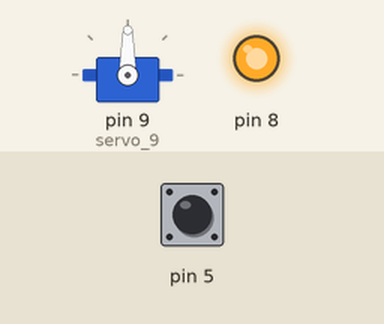
Simulated run of this sketch. Board: Arduino Uno, built with avr-gcc and run on an emulated ATmega328P. Parts: servo, output pins drawn as LEDs (lit = HIGH). The test bench sets the inputs (shaded band); at power-on: pin 5 HIGH.

Above: at 1.2 s.
1.3 s: pin 5 driven LOW
At 1.45 s:
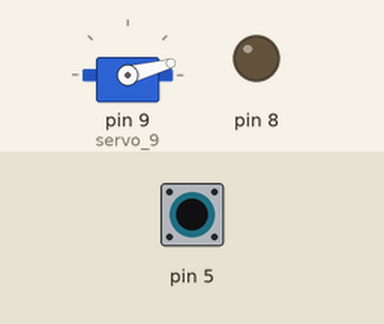
4.3 s: pin 5 driven HIGH
At 6.1 s:
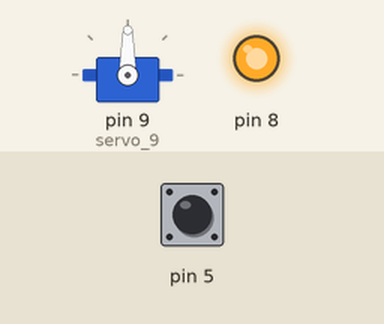
6.4 s: pin 5 driven LOW
At 6.85 s:
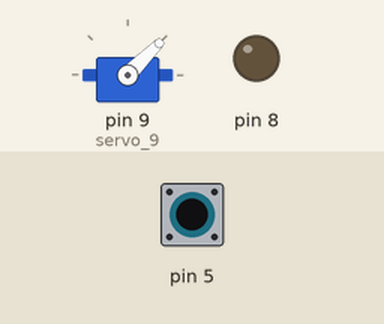
9.4 s: pin 5 pulsed HIGH 5 times (0.12 s each, 0.3 s apart)
At 10.82 s:
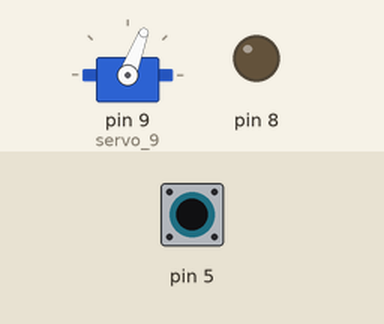
Timing chart, 0 to 14.9 s (numbered marks = the images above; inputs shaded):
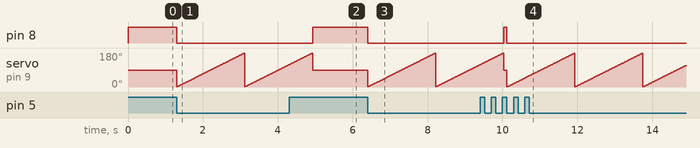

Measured:
- after the input at 1.3 s, pin 8: HIGH → LOW at once
- after the input at 4.3 s, pin 8: LOW → HIGH after 0.63 s
- after the input at 6.4 s, pin 8: HIGH → LOW at once
- after the input at 9.4 s, pin 8: LOW → HIGH after 0.63 s, → LOW 0.09 s later

The sketch:

2022.04.24duojiranddianij.ino
```cpp
#include <Servo.h>

Servo servo_9;

void setup() {
  // put your setup code here, to run once:
  pinMode(5,INPUT);
pinMode(8,OUTPUT);
servo_9.attach(9);
}

void loop() {
  // put your main code here, to run repeatedly:
  if(digitalRead(5) == false)
  {

      for (int i =1;i<=180;i = i + (1))
      {
        digitalWrite(8,LOW);
        servo_9.write(i);
        delay(10);
        }

        for (int i=180;i<=1;i = i-(1))
        {
          servo_9.write(i);
          delay(10);
          }

  }else{
            digitalWrite(8,HIGH);
            servo_9.write(90);
            delay(0);
            }
}
```
